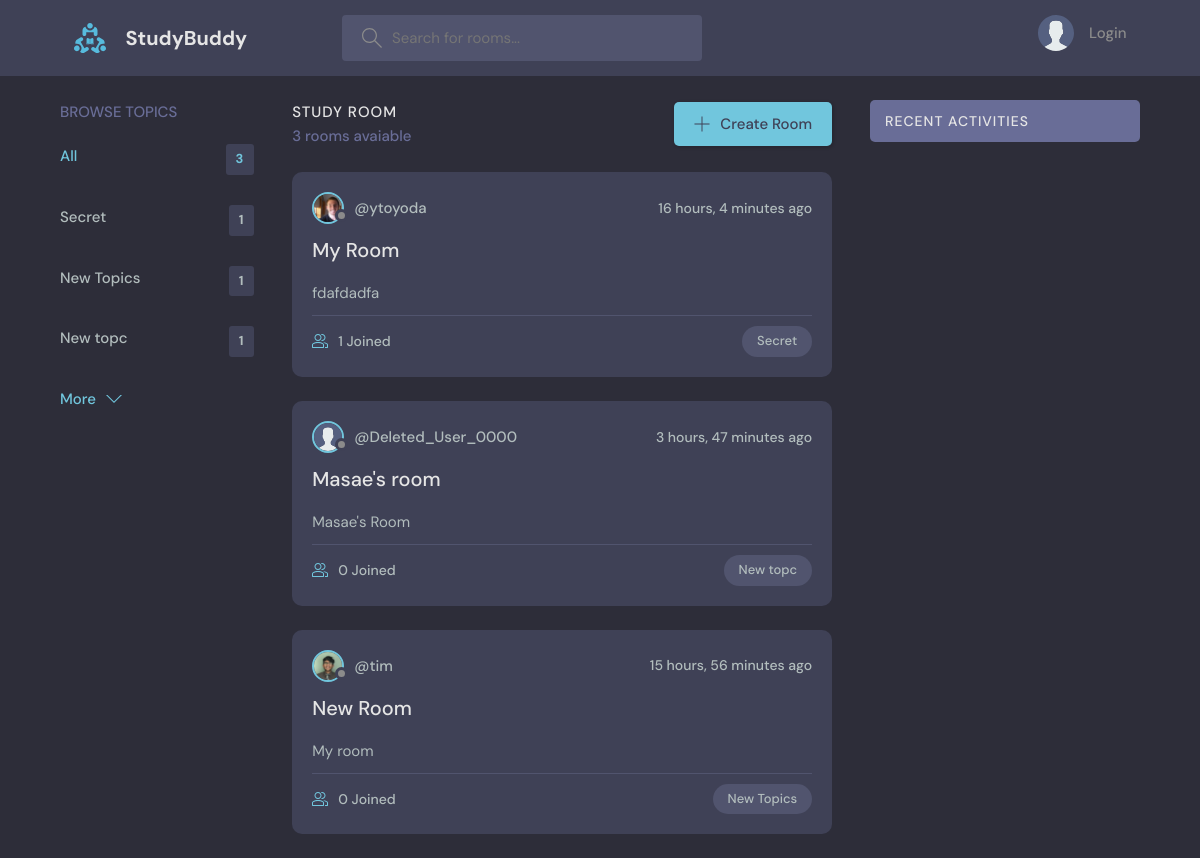
The page / on the database its author committed.
### base/models.py (models this page shows, shortened)
class Topic(models.Model):
    name = models.CharField(max_length=200)
    def __str__(self):
        return self.name

class Room(models.Model):
    host = models.ForeignKey(User, on_delete=models.SET_NULL, null=True)
    topic = models.ForeignKey(Topic, on_delete=models.SET_NULL, null=True)
    name = models.CharField(max_length=200)
    description = models.TextField(null=True, blank=True)
    participants  = models.ManyToManyField(User, related_name='participants', blank=True)
    updated = models.DateTimeField(auto_now=True)
    created = models.DateTimeField(auto_now_add=True)
    class Meta:
        ordering = ['-updated', '-created']

class User(AbstractUser):
    name = models.CharField(max_length=200, null=True)
    email = models.EmailField(unique=True, null=True)
    bio = models.TextField(null=True)
    avatar = models.ImageField(null=True, blank=True,default="avatar.svg")
    USERNAME_FIELD = 'email'
    REQUIRED_FIELDS = []

### base/views.py (the view)
# urls.py: path("", views.home, name="home"),
def home(request):
    q = request.GET.get('q') if request.GET.get('q') != None else ''
    rooms = Room.objects.filter(
        Q(topic__name__icontains=q) |
        Q(name__icontains=q) |
        Q(description__icontains=q)
    )
    topics = Topic.objects.all()[0:5]
    room_messages = Message.objects.filter(Q(room__topic__name__icontains=q))
    context = {'rooms': rooms, 'topics': topics,
               'room_messages': room_messages}
    return render(request, "base/home.html", context)

### base/templates/base/home.html (shortened to what this page needs)
{% extends 'main.html' %}
{% block content %}
<main class="layout layout--3">
  <div class="container">
    {% include 'base/topic_component.html' %}
    <div class="roomList">
      <div class="roomList__header">
        <div>
          <h2>Study Room</h2>
          <p>{{rooms.count}} room{{rooms.count|pluralize}} avaiable</p>
        </div>
        <a class="btn btn--main" href="{% url 'base:create-room' %}">
          <svg version="1.1" xmlns="http://www.w3.org/2000/svg" width="32" height="32" viewBox="0 0 32 32">
            <title>add</title>
            <path
              d="M16.943 0.943h-1.885v14.115h-14.115v1.885h14.115v14.115h1.885v-14.115h14.115v-1.885h-14.115v-14.115z">
            </path>
          </svg>
          Create Room
        </a>
      </div>
      {% include 'base/feed_component.html' %}
    </div>
    {% include 'base/activity_component.html' %}
  </div>
</main>
{% endblock %}

### base/templates/base/topic_component.html
<div class="topics">
    <div class="topics__header">
        <h2>Browse Topics</h2>
    </div>
    <ul class="topics__list">
        <li>
            <a href="{% url 'base:home' %}" class="active">All <span>{{topics.count}}</span></a>
        </li>
        {% for topic in topics %}
        <li>
            <a href="{% url 'base:home' %}?q={{topic.name}}">{{topic.name}}<span>{{topic.room_set.all.count}}</span>
            </a>
        </li>
        {% endfor %}
    </ul>
    <a class="btn btn--link" href="{% url 'base:topics' %}">
        More
        <svg version="1.1" xmlns="http://www.w3.org/2000/svg" width="32" height="32" viewBox="0 0 32 32">
            <title>chevron-down</title>
            <path d="M16 21l-13-13h-3l16 16 16-16h-3l-13 13z"></path>
        </svg>
    </a>
</div>

### base/templates/base/feed_component.html (shortened to what this page needs)
{% for room in rooms %}
<div class="roomListRoom">
    <div class="roomListRoom__header">
        {% if room.host.is_active %}
        <a href="{% url 'base:user-profile' room.host.id %}" class="roomListRoom__author disabled">
            <div class="avatar avatar--small">
                <img src="{{room.host.avatar.url}}" />
            </div>
            <span>@{{room.host.username}}</span>
        </a>
        <div class="roomListRoom__actions">
            <span>{{room.created|timesince}} ago</span>
        </div>
    </div>
    {% else %}
    <span class="roomListRoom__author disabled">
        <div class="avatar avatar--small">
            <img src="{{room.host.avatar.url}}" />
        </div>
        <span>@{{room.host.username}}</span>
    </span>
    <div class="roomListRoom__actions">
        <span>{{room.created|timesince}} ago</span>
    </div>
</div>
{% endif%}
<div class="roomListRoom__content">
    <a href="{% url 'base:room' pk=room.id %}">{{room.name}}</a>
    <p>
        {{room.description|truncatewords:50 }}
    </p>
</div>
<div class="roomListRoom__meta">
    <a href="{% url 'base:room' pk=room.id %}" class="roomListRoom__joined">
        {{room.participants.all.count}} Joined
    </a>
    <p class="roomListRoom__topic">{{room.topic}}</p>
</div>
</div>
{% endfor %}

### static/styles/style.css (style rules this page uses)
:root { --color-main: #71c6dd; --color-main-light: #e1f6fb; --color-dark: #3f4156; --color-dark-medium: #51546e; --color-dark-light: #696d97; --color-light: #e5e5e5; --color-gray: #8b8b8b; --color-light-gray: #b2bdbd; --color-bg: #2d2d39; --color-success: #5dd693; --color-error: #fc4b0b; }
* { font-family: "DM Sans", -apple-system, BlinkMacSystemFont, "Segoe UI", Roboto, Oxygen, Ubuntu, Cantarell, "Open Sans", "Helvetica Neue", sans-serif; margin: 0; padding: 0; box-sizing: border-box; text-rendering: optimizeLegibility; font-size: inherit; }
html { font-size: 56.25%; }
@media only screen and (min-width: 1200px) { html { font-size: 62.5%; } }
body { line-height: 1.6; font-weight: 400; font-size: 1.5rem; color: var(--color-light-gray); background-color: var(--color-bg); min-height: 100vh; }
img { width: 100%; }
a { display: inline-block; color: var(--color-main); text-decoration: none; }
.container { max-width: 120rem; width: 90%; margin: auto; }
.btn { background-color: transparent; border: none; display: inline-flex; align-items: center; gap: 1rem; cursor: pointer; transition: all ease-in-out 0.3s; padding: 1rem 2rem; border-radius: 5px; box-shadow: 1px 1px 3px 1px rgba(0, 0, 0, 0.15); font-weight: 500; }
.btn--link { border-radius: 0; padding: 0; color: var(--color-main); box-shadow: none; }
.btn--main { background-color: var(--color-main); color: var(--color-dark); }
.btn>svg { fill: currentColor; width: 1.6rem; height: 1.6rem; }
.avatar { position: relative; display: inline-block; border-radius: 50%; border: 2px solid var(--color-main); }
.avatar img { display: block; border-radius: 50%; object-fit: cover; object-position: center; }
.avatar::after { content: ""; display: block; position: absolute; background-color: var(--color-gray); z-index: 111; border-radius: 50%; border: 0.3rem solid var(--color-dark); }
.avatar.avatar--small img { width: 2.8rem; height: 2.8rem; }
.avatar.avatar--small:after { width: 0.7rem; height: 0.7rem; bottom: 0px; right: -6px; }
.layout { margin-top: 2.4rem; }
.layout>.container { display: flex; justify-content: space-between; align-items: flex-start; }
.layout--3>.container>div:first-child { flex-basis: 18%; max-width: 22.5rem; }
.layout--3>.container>div:nth-child(2) { flex-basis: 50%; }
.topics__header { margin-bottom: 2rem; }
.topics__header h2 { text-transform: uppercase; font-weight: 500; color: var(--color-dark-light); }
.topics__list { list-style: none; }
.topics__list li a { display: flex; justify-content: space-between; margin-bottom: 3rem; font-weight: 500; color: var(--color-light-gray); transition: all 0.3s ease-in-out; }
.topics__list li a.active, .topics__list li a:hover { color: var(--color-main); }
.topics__list li a span { padding: 0.5rem 1rem; background-color: var(--color-dark); border-radius: 3px; font-size: 1.3rem; font-weight: 700; letter-spacing: 1px; }
.roomList__header { display: flex; justify-content: space-between; align-items: center; margin-bottom: 2.4rem; }
.roomList__header h2 { text-transform: uppercase; font-weight: 500; color: var(--color-light); letter-spacing: 1px; }
.roomList__header p { font-weight: 500; color: var(--color-dark-light); }
.roomListRoom { margin-bottom: 2.4rem; background-color: var(--color-dark); border-radius: 1rem; padding: 2rem; }
.roomListRoom__header { display: flex; justify-content: space-between; align-items: center; }
.roomListRoom__author { font-weight: 500; display: flex; align-items: center; gap: 1rem; }
.roomListRoom__actions { display: flex; align-items: flex-start; gap: 1rem; position: relative; }
.roomListRoom__actions span { font-size: 1.4rem; font-weight: 500; }
.roomListRoom__content { margin: 1rem 0; }
.roomListRoom__content a { font-size: 2rem; font-weight: 500; margin-bottom: 1.5rem; color: var(--color-light); transition: all 0.3s ease-in-out; }
.roomListRoom__meta { border-top: 1px solid var(--color-dark-medium); padding-top: 1rem; display: flex; align-items: center; justify-content: space-between; }
.roomListRoom__joined { color: var(--color-light-gray); display: flex; align-items: center; gap: 1rem; font-size: 1.4rem; font-weight: 500; }
.roomListRoom__joined svg { fill: var(--color-main); width: 1.6rem; height: 1.6rem; }
.roomListRoom__topic { padding: 5px 1.5rem; background-color: var(--color-dark-medium); border-radius: 5rem; font-weight: 500; font-size: 1.3rem; }
a.roomListRoom__author.disabled { color: var(--color-light-gray); text-decoration: none; }

### rows shown on the page
Topic: name "Secret", room_set.all.count "1"
Topic: name "New Topics", room_set.all.count "1"
Topic: name "New topc", room_set.all.count "1"
Room: host.avatar (picture), host.username "ytoyoda", created "16 hours, 4 minutes", name "My Room", description "fdafdadfa", participants.all.count "1", topic "Secret"
Room: host.avatar (placeholder picture), host.username "Deleted_User_0000", created "3 hours, 47 minutes", name "Masae's room", description "Masae's Room", participants.all.count "0", topic "New topc"
Room: host.avatar (picture), host.username "tim", created "15 hours, 56 minutes", name "New Room", description "My room", participants.all.count "0", topic "New Topics"

### other values the page prints
{{ topics.count }} "3"
{{ rooms.count }} "3"
